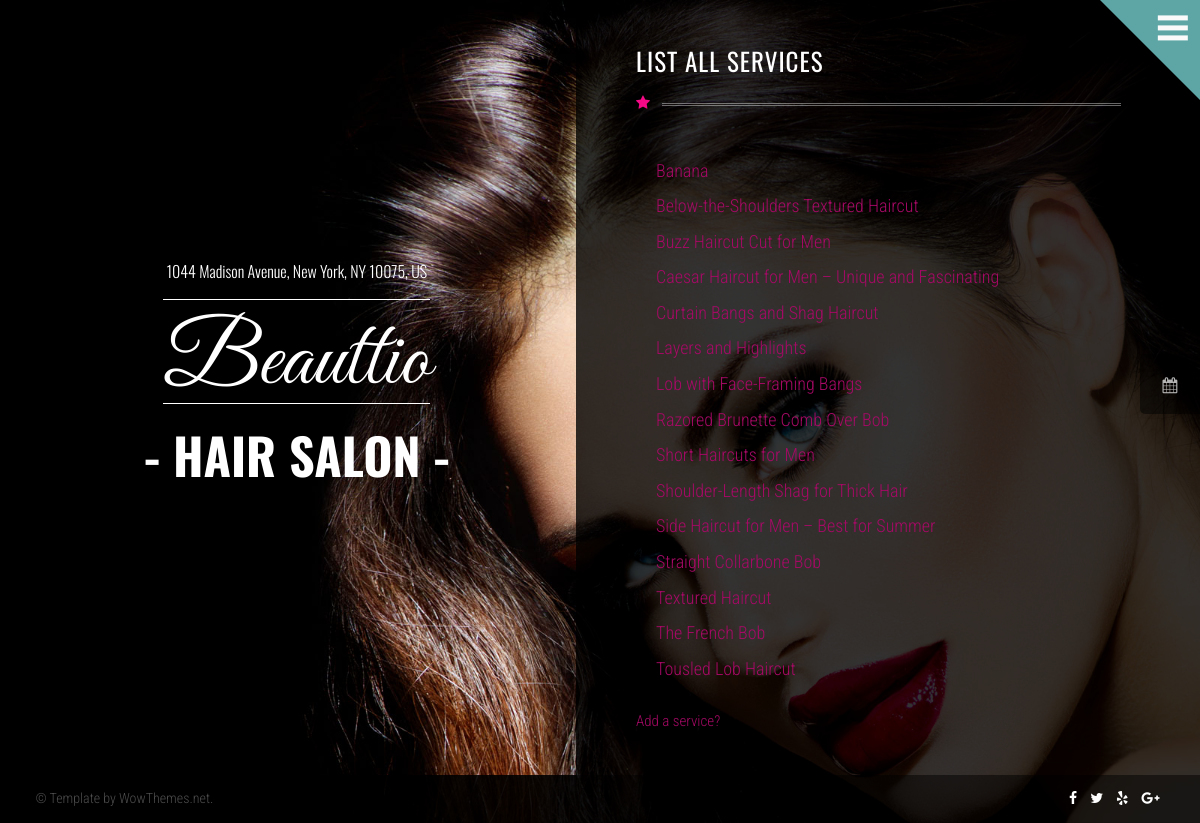
Screenshot of /services/ (signed in) with the database file from the repository.
### HairSaloon/services/models.py (models this page shows, shortened)
class Service(models.Model):
    M_F_C_CHOICE = (
        ('male', 'male'),
        ('female', 'female'),
        ('child', 'child'),
    )
    class Meta:
        ordering = ['name', ]
    name = models.CharField(max_length=100, unique=True)
    male_female_child = models.CharField(max_length=6, choices=M_F_C_CHOICE)
    description = models.TextField()
    duration = models.IntegerField(help_text="Duration in minutes")
    price = models.DecimalField(max_digits=6, decimal_places=2)
    haircut_url = models.URLField(max_length=1024, blank=True, null=True)
    haircut_photo = models.ImageField(upload_to='haircut_images/', blank=True, null=True)
    def __str__(self):
        return self.name

### HairSaloon/services/views.py (the view)
# urls.py: path('', ListServiceView.as_view(), name='list_services'),
class ListServiceView(StaffRequiredMixin, views.ListView):
    template_name = 'services/list_services.html'
    queryset = Service.objects.all()

### HairSaloon/services/mixins.py (called while the page is built)
    def dispatch(self, request, *args, **kwargs):
        if not request.user.is_staff:
            return self.handle_no_permission()
        return super().dispatch(request, *args, **kwargs)

### templates/services/list_services.html (shortened to what this page needs)
{% extends 'base.html' %}
{% load static %}
{% block content %}
    <body style="background-image:url('{% static 'img/bg6.jpg' %}');background-attachment:fixed;background-size:cover;">
    {% include 'partials/menu_and_calendar.html' %}
    <div class="container">
        <div class="logoarea">
            <div class="intro">
                <h1><span class="smaller wow zoomIn" data-wow-duration="2s" data-wow-delay="0.5">1044 Madison Avenue, New York, NY 10075, US</span>
                    <span class="big wow pulse" data-wow-duration="1s" data-wow-delay="0s">Beauttio</span>
                    <span class="small wow fadeIn" data-wow-duration="2s" data-wow-delay="0.5s">- HAIR SALON -</span>
                </h1>
            </div>
        </div>
        <div class="pagearea">
            <h1 class="page-headline">LIST ALL SERVICES</h1>
            <i class="iconstartitle textmagenta fa fa-star"></i>
            <div class="login-container">
                <ul>
                    {% if object_list %}
                        {% for service in object_list %}
                            <li>
                                <a href="{% url 'detail service' pk=service.pk %}">{{ service }}</a>
                            </li>
                        {% endfor %}
                    {% endif %}
                </ul>
            </div>
            <a href="{% url 'create_service' %}">Add a service?</a>
        </div>
    </div>
    {% include 'partials/footer.html' %}
    </body>
{% endblock %}

### templates/base.html
{% load static %}
<!DOCTYPE html>
<html lang="en">
{% include 'partials/header.html' %}
{% block content %}
{% endblock %}
</html>

### templates/partials/header.html (shortened to what this page needs)
{% load static %}
<head>
    <link href="{% static 'css/style.css' %}" rel="stylesheet">
    <link rel="stylesheet" href="https://maxcdn.bootstrapcdn.com/font-awesome/4.5.0/css/font-awesome.min.css">
    <link href='https://cdnjs.cloudflare.com/ajax/libs/fullcalendar/4.2.0/core/main.min.css' rel='stylesheet'/>
    <link href='https://cdnjs.cloudflare.com/ajax/libs/fullcalendar/4.2.0/daygrid/main.min.css' rel='stylesheet'/>
</head>

### templates/partials/menu_and_calendar.html (shortened to what this page needs)
<div class="menu-outer">
    <div class="menu-icon">
        <div class="bar"></div>
        <div class="bar"></div>
        <div class="bar"></div>
    </div>
</div>
<a href="#">
    <div class="fixedcallicon">
        <i class="fa fa-calendar"></i>
    </div>
</a>

### templates/partials/footer.html (shortened to what this page needs)
<footer class="footer">
    <div class="container">
        <div class="pull-left">&copy; Template by WowThemes.net.</div>
        <div class="pull-right">
            <div class="footericons">
                <a href="#"><i class="fa fa-facebook"></i></a>
                <a href="#"><i class="fa fa-twitter"></i></a>
                <a href="#"><i class="fa fa-yelp"></i></a></a>
                <a href="#"><i class="fa fa-google-plus"></i></a>
            </div>
        </div>
    </div>
</footer>

### templates/partials/script_other_page.html (shortened to what this page needs)
{% load static %}

### rows the page displays
Service: name "Banana"
Service: name "Below-the-Shoulders Textured Haircut"
Service: name "Buzz Haircut Cut for Men"
Service: name "Caesar Haircut for Men – Unique and Fascinating"
Service: name "Curtain Bangs and Shag Haircut"
Service: name "Layers and Highlights"
Service: name "Lob with Face-Framing Bangs"
Service: name "Razored Brunette Comb Over Bob"
Service: name "Short Haircuts for Men"
Service: name "Shoulder-Length Shag for Thick Hair"
Service: name "Side Haircut for Men – Best for Summer"
Service: name "Straight Collarbone Bob"
Service: name "Textured Haircut"
Service: name "The French Bob"
Service: name "Tousled Lob Haircut"
